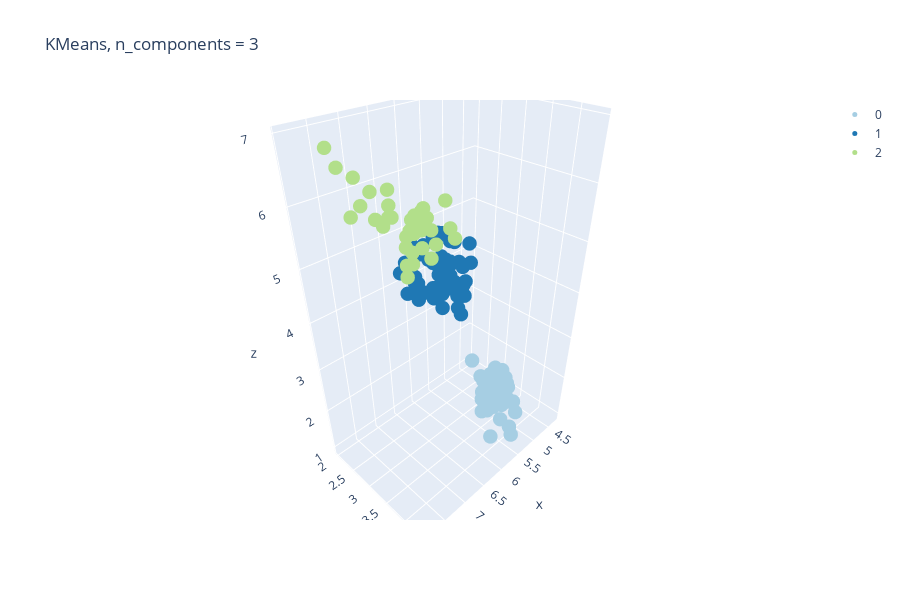

The notebook cell this image was saved under:
### Code cell
from sklearn.cluster import KMeans, MiniBatchKMeans # what is the difference between these two?

X = iris.data
y = iris.target

km = KMeans(3)
km.fit(X)

plot_3d(X, km.labels_, 'KMeans, n_components = 3')
iris_cluster = cluster_scoring_pivot(X, y, km.labels_, iris_cluster, 'KMeans, 3')

### Figure 1 — Plotly figure (JSON) as saved in the notebook; plotly's stock layout.template omitted (floating-point values rounded to 4 significant figures)
{"data": [{"marker": {"color": "rgb(166,206,227)", "size": 5}, "mode": "markers", "name": "0", "type": "scatter3d", "x": [5.1, 4.9, 4.7, 4.6, 5, 5.4, 4.6, 5, 4.4, 4.9, 5.4, 4.8, 4.8, 4.3, 5.8, 5.7, 5.4, 5.1, 5.7, 5.1, 5.4, 5.1, 4.6, 5.1, 4.8, 5, 5, 5.2, 5.2, 4.7, 4.8, 5.4, 5.2, 5.5, 4.9, 5, 5.5, 4.9, 4.4, 5.1, 5, 4.5, 4.4, 5, 5.1, 4.8, 5.1, 4.6, 5.3, 5], "y": [3.5, 3, 3.2, 3.1, 3.6, 3.9, 3.4, 3.4, 2.9, 3.1, 3.7, 3.4, 3, 3, 4, 4.4, 3.9, 3.5, 3.8, 3.8, 3.4, 3.7, 3.6, 3.3, 3.4, 3, 3.4, 3.5, 3.4, 3.2, 3.1, 3.4, 4.1, 4.2, 3.1, 3.2, 3.5, 3.6, 3, 3.4, 3.5, 2.3, 3.2, 3.5, 3.8, 3, 3.8, 3.2, 3.7, 3.3], "z": [1.4, 1.4, 1.3, 1.5, 1.4, 1.7, 1.4, 1.5, 1.4, 1.5, 1.5, 1.6, 1.4, 1.1, 1.2, 1.5, 1.3, 1.4, 1.7, 1.5, 1.7, 1.5, 1, 1.7, 1.9, 1.6, 1.6, 1.5, 1.4, 1.6, 1.6, 1.5, 1.5, 1.4, 1.5, 1.2, 1.3, 1.4, 1.3, 1.5, 1.3, 1.3, 1.3, 1.6, 1.9, 1.4, 1.6, 1.4, 1.5, 1.4]}, {"marker": {"color": "rgb(31,120,180)", "size": 5}, "mode": "markers", "name": "1", "type": "scatter3d", "x": [7, 6.4, 5.5, 6.5, 5.7, 6.3, 4.9, 6.6, 5.2, 5, 5.9, 6, 6.1, 5.6, 6.7, 5.6, 5.8, 6.2, 5.6, 5.9, 6.1, 6.3, 6.1, 6.4, 6.6, 6.8, 6, 5.7, 5.5, 5.5, 5.8, 6, 5.4, 6, 6.7, 6.3, 5.6, 5.5, 5.5, 6.1, 5.8, 5, 5.6, 5.7, 5.7, 6.2, 5.1, 5.7, 5.8, 4.9, 5.7, 5.8, 6, 5.6, 6.3, 6.2, 6.1, 6.3, 6, 5.8, 6.3, 5.9], "y": [3.2, 3.2, 2.3, 2.8, 2.8, 3.3, 2.4, 2.9, 2.7, 2, 3, 2.2, 2.9, 2.9, 3.1, 3, 2.7, 2.2, 2.5, 3.2, 2.8, 2.5, 2.8, 2.9, 3, 2.8, 2.9, 2.6, 2.4, 2.4, 2.7, 2.7, 3, 3.4, 3.1, 2.3, 3, 2.5, 2.6, 3, 2.6, 2.3, 2.7, 3, 2.9, 2.9, 2.5, 2.8, 2.7, 2.5, 2.5, 2.8, 2.2, 2.8, 2.7, 2.8, 3, 2.8, 3, 2.7, 2.5, 3], "z": [4.7, 4.5, 4, 4.6, 4.5, 4.7, 3.3, 4.6, 3.9, 3.5, 4.2, 4, 4.7, 3.6, 4.4, 4.5, 4.1, 4.5, 3.9, 4.8, 4, 4.9, 4.7, 4.3, 4.4, 4.8, 4.5, 3.5, 3.8, 3.7, 3.9, 5.1, 4.5, 4.5, 4.7, 4.4, 4.1, 4, 4.4, 4.6, 4, 3.3, 4.2, 4.2, 4.2, 4.3, 3, 4.1, 5.1, 4.5, 5, 5.1, 5, 4.9, 4.9, 4.8, 4.9, 5.1, 4.8, 5.1, 5, 5.1]}, {"marker": {"color": "rgb(178,223,138)", "size": 5}, "mode": "markers", "name": "2", "type": "scatter3d", "x": [6.9, 6.7, 6.3, 7.1, 6.3, 6.5, 7.6, 7.3, 6.7, 7.2, 6.5, 6.4, 6.8, 6.4, 6.5, 7.7, 7.7, 6.9, 7.7, 6.7, 7.2, 6.4, 7.2, 7.4, 7.9, 6.4, 6.1, 7.7, 6.3, 6.4, 6.9, 6.7, 6.9, 6.8, 6.7, 6.7, 6.5, 6.2], "y": [3.1, 3, 3.3, 3, 2.9, 3, 3, 2.9, 2.5, 3.6, 3.2, 2.7, 3, 3.2, 3, 3.8, 2.6, 3.2, 2.8, 3.3, 3.2, 2.8, 3, 2.8, 3.8, 2.8, 2.6, 3, 3.4, 3.1, 3.1, 3.1, 3.1, 3.2, 3.3, 3, 3, 3.4], "z": [4.9, 5, 6, 5.9, 5.6, 5.8, 6.6, 6.3, 5.8, 6.1, 5.1, 5.3, 5.5, 5.3, 5.5, 6.7, 6.9, 5.7, 6.7, 5.7, 6, 5.6, 5.8, 6.1, 6.4, 5.6, 5.6, 6.1, 5.6, 5.5, 5.4, 5.6, 5.1, 5.9, 5.7, 5.2, 5.2, 5.4]}, {"marker": {"color": "rgb(51,160,44)", "size": 5}, "mode": "markers", "name": "3", "type": "scatter3d", "x": [], "y": [], "z": []}, {"marker": {"color": "rgb(251,154,153)", "size": 5}, "mode": "markers", "name": "4", "type": "scatter3d", "x": [], "y": [], "z": []}, {"marker": {"color": "rgb(227,26,28)", "size": 5}, "mode": "markers", "name": "5", "type": "scatter3d", "x": [], "y": [], "z": []}, {"marker": {"color": "rgb(253,191,111)", "size": 5}, "mode": "markers", "name": "6", "type": "scatter3d", "x": [], "y": [], "z": []}, {"marker": {"color": "rgb(255,127,0)", "size": 5}, "mode": "markers", "name": "7", "type": "scatter3d", "x": [], "y": [], "z": []}, {"marker": {"color": "rgb(202,178,214)", "size": 5}, "mode": "markers", "name": "8", "type": "scatter3d", "x": [], "y": [], "z": []}, {"marker": {"color": "rgb(106,61,154)", "size": 5}, "mode": "markers", "name": "9", "type": "scatter3d", "x": [], "y": [], "z": []}], "layout": {"height": 600, "title": {"text": "KMeans, n_components = 3"}, "width": 900}}
